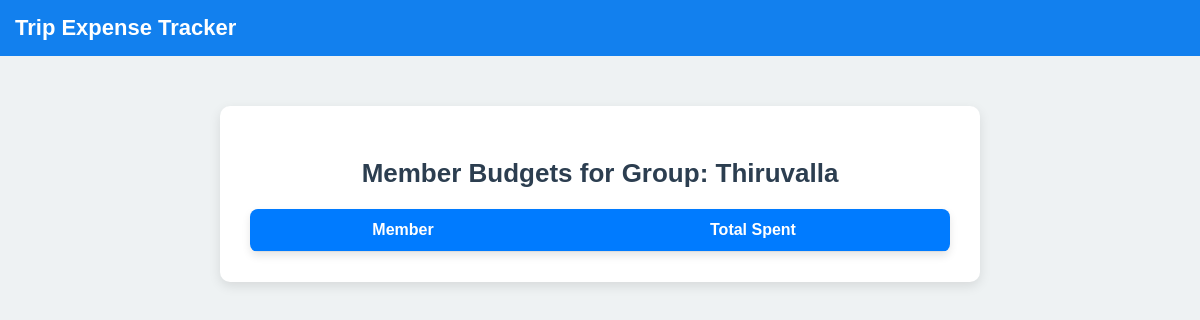
Before: /view-budget/7/ with the older database file.
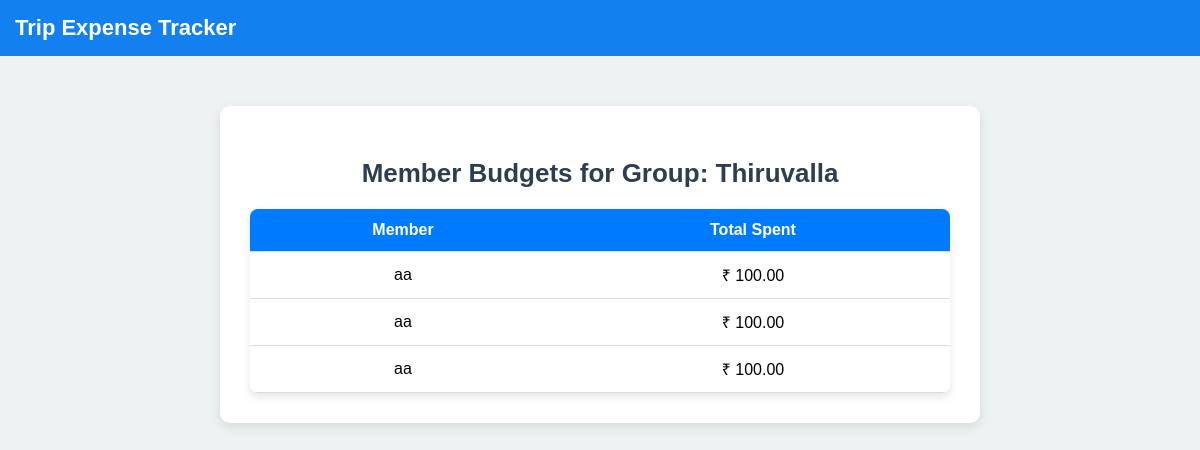
After: the same page with the newer database file.
### app/models.py (models this page shows, shortened)
class MemberBudget(models.Model):
    member = models.ForeignKey(GroupMember, on_delete=models.CASCADE, related_name='budgets')
    group = models.ForeignKey(ExpenseGroup, on_delete=models.CASCADE, related_name='member_budgets')
    total_spent = models.DecimalField(max_digits=10, decimal_places=2, default=0.00)

class GroupMember(models.Model):
    group = models.ForeignKey(ExpenseGroup, on_delete=models.CASCADE, related_name='members')
    name = models.CharField(max_length=100)
    phone_number = models.CharField(max_length=17)

### app/views.py (the view)
# urls.py: path('view-budget/<int:group_id>/', views.view_member_budget, name='view_member_budget'),
def view_member_budget(request, group_id):
    group = get_object_or_404(ExpenseGroup, id=group_id)
    budgets = MemberBudget.objects.filter(group=group)
    return render(request, 'user/view_budget.html', {'group': group, 'budgets': budgets})

### templates/user/view_budget.html (shortened to what this page needs)
<!DOCTYPE html>
<html lang="en">
<head>
</head>
<body>
    <nav class="navbar">
        <a class="navbar-brand" href="../userhome">Trip Expense Tracker</a>
    </nav>
    <div class="container">
        <h2>Member Budgets for Group: {{ group.name }}</h2>
        <table>
            <tr>
                <th>Member</th>
                <th>Total Spent</th>
            </tr>
            {% for budget in budgets %}
            <tr>
                <td>{{ budget.member.name }}</td>
                <td>₹ {{ budget.total_spent }}</td>
            </tr>
            {% endfor %}
        </table>
    </div>
</body>
</html>

Changed rows visible on the page:
added MemberBudget: member.name "aa", total_spent "100.00"
added MemberBudget: member.name "aa", total_spent "100.00"
added MemberBudget: member.name "aa", total_spent "100.00"
